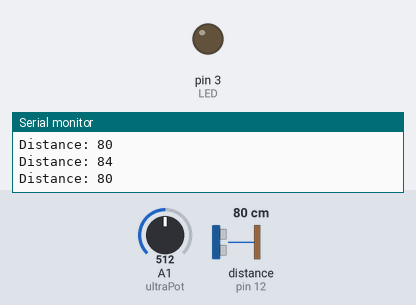
A program run on a simulated Arduino Uno, built with avr-gcc and run on an emulated ATmega328P. On the bench: output pins drawn as LEDs (lit = HIGH), the last lines printed to the serial monitor. Wiring (inferred from the names in the program): ultrasonic range finder: trigger pin 13; echo pin 12. Dashed ring = blinking. Inputs (shaded band) come from the test bench; at power-on: distance to the obstacle (sensor on pin 12) 80 cm, A1 (ultraPot) = 512. The echo pulse lasts 58.3 µs per cm; pins used as bus, display or sensor lines are not drawn.

Above: at 1.2 s.
1.3 s: distance to the obstacle (sensor on pin 12) set to 4 cm
At 2.5 s:
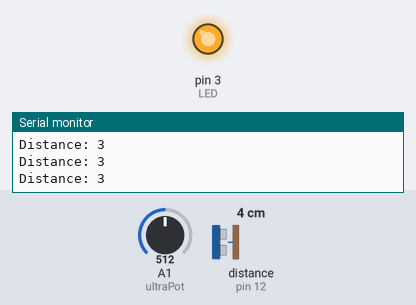
2.8 s: distance to the obstacle (sensor on pin 12) set to 299 cm
At 3.9 s:
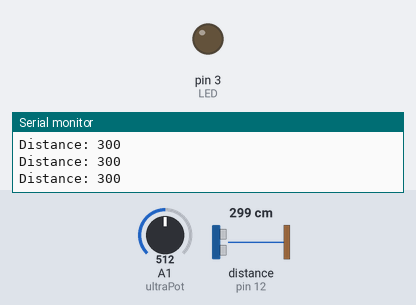
4.3 s: distance to the obstacle (sensor on pin 12) set to 9 cm
At 5.5 s:
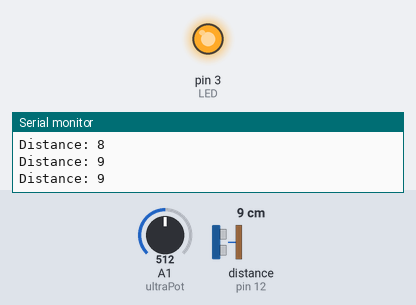
5.8 s: A1 (ultraPot) set to 173
7.3 s: A1 (ultraPot) set to 144
At 7.52 s:
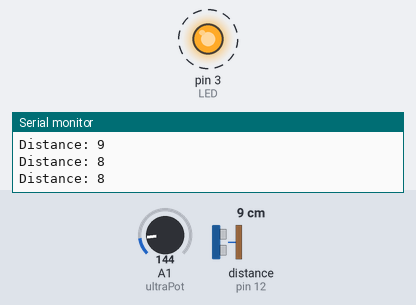
Timing chart, 0 to 11.3 s (numbered marks = the images above; inputs shaded):
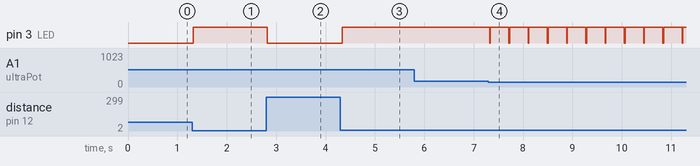

The program:

main.cpp
```cpp
#include <Arduino.h>
#include <Arduino_FreeRTOS.h>

TaskHandle_t TaskHandle_ReadDistance;
TaskHandle_t TaskHandle_LedOutput;

#define ultraPot A1
const int echoPin = 12; // attach pin 8 Arduino to pin Echo of HC-SR04
const int trigPin = 13; //attach pin 9 Arduino to pin Trig of HC-SR04
const int LED = 3;
long distance;
int distanceLimit;


long readUltrasonicDistance(int triggerPin, int echoPin);
void displayDistance();

static void ReadDistance(void *pvParameters);
static void Led(void *pvParameters);

void setup() {
  Serial.begin(9600);
  Serial.println(F("In Setup function"));

  xTaskCreate(ReadDistance, "ReadDistance", 128, NULL, 3, &TaskHandle_ReadDistance);
  xTaskCreate(Led,"led", 128, NULL, 1, &TaskHandle_LedOutput);
}

void loop() {
  // Hooked to IDle task, it will run whenever CPU is idle
  //Serial.println(F("Loop function"));
}

/* ReadDistance Task with priority 3*/
static void ReadDistance(void *pvParameters){
  while(1){
    //Serial.println(F("sensor task is running"));
    distance = readUltrasonicDistance(trigPin, echoPin);
    Serial.print("Distance: ");
    Serial.println(distance);
    vTaskDelay(1);  // one tick is 15 ms
  }
}

/* LedOutput with priority 1*/
static void Led(void *pvParameters){
  pinMode(LED, OUTPUT);
  pinMode(ultraPot, INPUT);
  while(1){
    distanceLimit = map(analogRead(ultraPot), 0, 1023, 5, 50);
    if (distance <= distanceLimit){
      digitalWrite(LED, HIGH);
      //Serial.println("LED activate");
    }
    else {
      digitalWrite(LED, LOW);
      //Serial.println("LED deactivate");
    }
    vTaskDelay(1);
  }
}


/*functions for ultrasonic sensor*/
long readUltrasonicDistance(int triggerPin, int echoPin){
  pinMode(triggerPin, OUTPUT);  // Clear the trigger
  digitalWrite(triggerPin, LOW);
  delayMicroseconds(2);
  // Sets the trigger pin to HIGH state for 10 microseconds
  digitalWrite(triggerPin, HIGH);
  delayMicroseconds(10);
  digitalWrite(triggerPin, LOW);
  pinMode(echoPin, INPUT);
  // Reads the echo pin, and returns the sound wave travel time in microseconds
  return 0.01723 * pulseIn(echoPin, HIGH);
}

void displayDistance(){
  long detectDistance = readUltrasonicDistance(trigPin, echoPin);
  Serial.print("Distance: ");
  Serial.println(detectDistance);
}
```

Measured:
- the behaviour switches between 160 and 159 on A1 (ultraPot) (found by bisection; images 3 and 4)
- after the input at 1.3 s, pin 3 (LED): LOW → HIGH at once
- after the input at 2.8 s, pin 3 (LED): HIGH → LOW at once
- after the input at 4.3 s, pin 3 (LED): LOW → HIGH at once
- after the input at 7.3 s, pin 3 (LED): alternates HIGH for 0.37 s and LOW for 0.02 s, starting at once
